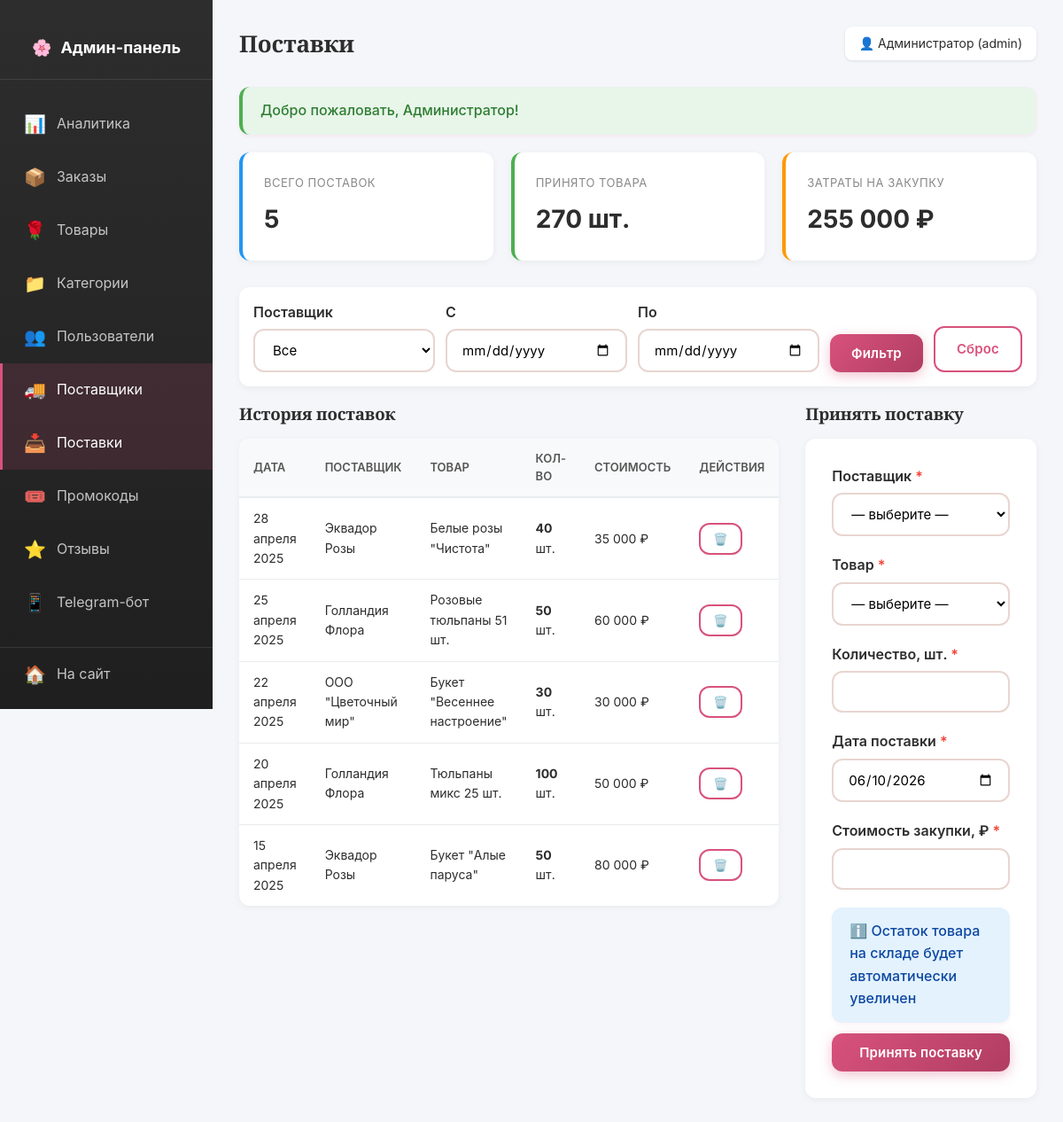
/admin/deliveries.php (signed in), run on the app's committed database.
### tables this page shows
CREATE TABLE `users` (
  `id` INT(11) NOT NULL AUTO_INCREMENT,
  `name` VARCHAR(100) NOT NULL COMMENT 'Имя пользователя',
  `email` VARCHAR(100) NOT NULL UNIQUE COMMENT 'Email (логин)',
  `phone` VARCHAR(20) DEFAULT NULL COMMENT 'Телефон',
  `password_hash` VARCHAR(255) NOT NULL COMMENT 'Хеш пароля',
  `role` ENUM('admin','manager','client') NOT NULL DEFAULT 'client' COMMENT 'Роль пользователя',
  `created_at` TIMESTAMP NOT NULL DEFAULT CURRENT_TIMESTAMP,
  PRIMARY KEY (`id`),
  KEY `idx_email` (`email`),
  KEY `idx_role` (`role`)
);

CREATE TABLE `deliveries` (
  `id` INT(11) NOT NULL AUTO_INCREMENT,
  `supplier_id` INT(11) NOT NULL,
  `product_id` INT(11) NOT NULL,
  `quantity` INT(11) NOT NULL,
  `delivery_date` DATE NOT NULL,
  `cost` DECIMAL(10,2) NOT NULL DEFAULT 0.00 COMMENT 'Закупочная стоимость',
  PRIMARY KEY (`id`),
  KEY `idx_supplier` (`supplier_id`),
  KEY `idx_product` (`product_id`),
  CONSTRAINT `fk_deliveries_supplier` FOREIGN KEY (`supplier_id`) REFERENCES `suppliers` (`id`) ON DELETE CASCADE,
  CONSTRAINT `fk_deliveries_product` FOREIGN KEY (`product_id`) REFERENCES `products` (`id`) ON DELETE CASCADE
);

CREATE TABLE `suppliers` (
  `id` INT(11) NOT NULL AUTO_INCREMENT,
  `name` VARCHAR(200) NOT NULL COMMENT 'Название поставщика',
  `contact_person` VARCHAR(100) DEFAULT NULL COMMENT 'Контактное лицо',
  `phone` VARCHAR(20) DEFAULT NULL,
  `email` VARCHAR(100) DEFAULT NULL,
  `address` VARCHAR(500) DEFAULT NULL,
  PRIMARY KEY (`id`)
);

CREATE TABLE `products` (
  `id` INT(11) NOT NULL AUTO_INCREMENT,
  `category_id` INT(11) NOT NULL,
  `name` VARCHAR(200) NOT NULL COMMENT 'Название товара',
  `description` TEXT DEFAULT NULL COMMENT 'Описание',
  `price` DECIMAL(10,2) NOT NULL DEFAULT 0.00 COMMENT 'Цена',
  `stock_quantity` INT(11) NOT NULL DEFAULT 0 COMMENT 'Остаток на складе',
  `image` VARCHAR(255) DEFAULT NULL COMMENT 'Изображение',
  `composition` TEXT DEFAULT NULL COMMENT 'Состав букета',
  `size` VARCHAR(50) DEFAULT NULL COMMENT 'Размер',
  `is_available` TINYINT(1) NOT NULL DEFAULT 1 COMMENT 'Доступен к заказу',
  `created_at` TIMESTAMP NOT NULL DEFAULT CURRENT_TIMESTAMP,
  PRIMARY KEY (`id`),
  KEY `idx_category` (`category_id`),
  KEY `idx_available` (`is_available`),
  CONSTRAINT `fk_products_category` FOREIGN KEY (`category_id`) REFERENCES `categories` (`id`) ON DELETE CASCADE
);

### includes/functions.php (called while the page is built, shortened)
<?php
function e(string $string): string
{
    return htmlspecialchars($string ?? '', ENT_QUOTES | ENT_HTML5, 'UTF-8');
}
function clean(string $string): string
{
    return trim(strip_tags($string));
}
function isLoggedIn(): bool
{
    return !empty($_SESSION['user_id']);
}
function currentUserId(): ?int
{
    return $_SESSION['user_id'] ?? null;
}
function currentUser(): ?array
{
    static $user = null;
    if ($user === null) {
        $user = db()->fetchOne(
            "SELECT * FROM users WHERE id = ?",
            [currentUserId()]
        );
    }
    return $user;
}
function isAdmin(): bool
{
    $user = currentUser();
    return $user && in_array($user['role'], ['admin', 'manager']);
}
function requireAdmin(): void
{
    if (!isAdmin()) {
        header('Location: /login.php');
        exit;
    }
}
function getFlash(string $type): ?string
{
    if (isset($_SESSION['flash'][$type])) {
        $msg = $_SESSION['flash'][$type];
        return $msg;
    }
    return null;
}
function formatPrice($price): string
{
    return number_format((float)$price, 0, '.', ' ') . ' ₽';
}
function formatDate(string $date, bool $withTime = false): string
{
    $months = [
        '01' => 'января', '02' => 'февраля', '03' => 'марта',
        '04' => 'апреля', '05' => 'мая', '06' => 'июня',
        '07' => 'июля', '08' => 'августа', '09' => 'сентября',
        '10' => 'октября', '11' => 'ноября', '12' => 'декабря'
    ];
    $ts = strtotime($date);
    $result = date('j', $ts) . ' ' . $months[date('m', $ts)] . ' ' . date('Y', $ts);
    return $result;
}

### includes/db.php (called while the page is built, shortened)
<?php
class Database
{
    private static ?Database $instance = null;
    private PDO $pdo;
    private function __construct()
    {
        try {
            $dsn = 'mysql:host=' . DB_HOST . ';dbname=' . DB_NAME . ';charset=' . DB_CHARSET;
            $options = [
                PDO::ATTR_ERRMODE => PDO::ERRMODE_EXCEPTION,
                PDO::ATTR_DEFAULT_FETCH_MODE => PDO::FETCH_ASSOC,
                PDO::ATTR_EMULATE_PREPARES => false,
                PDO::MYSQL_ATTR_INIT_COMMAND => "SET NAMES utf8mb4 COLLATE utf8mb4_unicode_ci"
            ];
            $this->pdo = new PDO($dsn, DB_USER, DB_PASS, $options);
        } catch (PDOException $e) {
            if (DEBUG_MODE) {
                die('Ошибка подключения к БД: ' . $e->getMessage());
            } else {
                die('Ошибка подключения к базе данных. Обратитесь к администратору.');
            }
        }
    }
    public static function getInstance(): Database
    {
        if (self::$instance === null) {
            self::$instance = new self();
        }
        return self::$instance;
    }
    public function query(string $sql, array $params = []): PDOStatement
    {
        try {
            $stmt = $this->pdo->prepare($sql);
            $stmt->execute($params);
            return $stmt;
        } catch (PDOException $e) {
            if (DEBUG_MODE) {
                die('Ошибка SQL: ' . $e->getMessage() . '<br>SQL: ' . $sql);
            } else {
                die('Произошла ошибка при работе с базой данных.');
            }
        }
    }
    public function fetchOne(string $sql, array $params = []): ?array
    {
        $stmt = $this->query($sql, $params);
        $result = $stmt->fetch();
        return $result ?: null;
    }
    public function fetchAll(string $sql, array $params = []): array
    {
        return $this->query($sql, $params)->fetchAll();
    }
}
function db(): Database
{
    return Database::getInstance();
}

### admin/deliveries.php (the view, shortened to what this page needs)
<?php
require_once __DIR__ . '/../includes/db.php';
require_once __DIR__ . '/../includes/functions.php';
$pageTitle = 'Поставки';
$dateFrom = clean($_GET['date_from'] ?? '');
$dateTo = clean($_GET['date_to'] ?? '');
$where = ['1=1'];
$params = [];
$deliveries = db()->fetchAll(
    "SELECT d.*, s.name AS supplier_name, p.name AS product_name
     FROM deliveries d
     LEFT JOIN suppliers s ON d.supplier_id = s.id
     LEFT JOIN products p ON d.product_id = p.id
     WHERE " . implode(' AND ', $where) . "
     ORDER BY d.delivery_date DESC, d.id DESC",
    $params
);
$totalCost = 0;
$totalQuantity = 0;
foreach ($deliveries as $d) {
    $totalCost += $d['cost'];
    $totalQuantity += $d['quantity'];
}
include __DIR__ . '/_header.php';
?>
<div class="stats-grid">
    <div class="stat-card stat-card--blue">
        <div class="stat-card__label">Всего поставок</div>
        <div class="stat-card__value"><?= count($deliveries) ?></div>
    </div>
    <div class="stat-card stat-card--green">
        <div class="stat-card__label">Принято товара</div>
        <div class="stat-card__value"><?= $totalQuantity ?> шт.</div>
    </div>
    <div class="stat-card stat-card--orange">
        <div class="stat-card__label">Затраты на закупку</div>
        <div class="stat-card__value"><?= formatPrice($totalCost) ?></div>
    </div>
</div>
<form method="GET" class="admin-filters">
    <div class="form__group">
        <label class="form__label">Поставщик</label>
        <select name="supplier" class="form__select">
            <option value="">Все</option>
        </select>
    </div>
    <div class="form__group">
        <label class="form__label">С</label>
        <input type="date" name="date_from" class="form__input" value="<?= e($dateFrom) ?>">
    </div>
    <div class="form__group">
        <label class="form__label">По</label>
        <input type="date" name="date_to" class="form__input" value="<?= e($dateTo) ?>">
    </div>
    <button type="submit" class="btn btn--primary">Фильтр</button>
    <a href="?" class="btn btn--outline">Сброс</a>
</form>
<div style="display: grid; grid-template-columns: 2fr 1fr; gap: 30px;">
    <div>
        <h3 class="mb-2">История поставок</h3>
        <table class="admin-table">
            <thead>
                <tr>
                    <th>Дата</th>
                    <th>Поставщик</th>
                    <th>Товар</th>
                    <th>Кол-во</th>
                    <th>Стоимость</th>
                    <th>Действия</th>
                </tr>
            </thead>
            <tbody>
            <?php if (empty($deliveries)): ?>
                <tr><td colspan="6" class="text-center" style="padding: 30px;">Нет поставок</td></tr>
            <?php else: ?>
                <?php foreach ($deliveries as $d): ?>
                    <tr>
                        <td><?= formatDate($d['delivery_date']) ?></td>
                        <td><?= e($d['supplier_name']) ?></td>
                        <td><?= e($d['product_name']) ?></td>
                        <td><strong><?= $d['quantity'] ?></strong> шт.</td>
                        <td><?= formatPrice($d['cost']) ?></td>
                        <td>
                            <form method="POST" style="display: inline;">
                                <button type="submit" class="btn btn--outline btn--small"
                                        data-confirm="Удалить поставку? Остатки будут уменьшены.">🗑️</button>
                            </form>
                        </td>
                    </tr>
                <?php endforeach; ?>
            <?php endif; ?>
            </tbody>
        </table>
    </div>
    <div>
        <h3 class="mb-2">Принять поставку</h3>
        <form method="POST" class="admin-form" data-validate>
            <div class="form__group">
                <label class="form__label form__label--required">Поставщик</label>
                <select name="supplier_id" class="form__select" required>
                    <option value="">— выберите —</option>
                </select>
            </div>
            <div class="form__group">
                <label class="form__label form__label--required">Товар</label>
                <select name="product_id" class="form__select" required>
                    <option value="">— выберите —</option>
                </select>
            </div>
            <div class="form__group">
                <label class="form__label form__label--required">Количество, шт.</label>
                <input type="number" name="quantity" class="form__input" min="1" required>
            </div>
            <div class="form__group">
                <label class="form__label form__label--required">Дата поставки</label>
                <input type="date" name="delivery_date" class="form__input"
                       value="<?= date('Y-m-d') ?>" required>
            </div>
            <div class="form__group">
                <label class="form__label form__label--required">Стоимость закупки, ₽</label>
                <input type="number" name="cost" class="form__input" min="0" step="0.01" required>
            </div>
            <div class="flash flash--info" style="background: #e3f2fd; border-color: #2196f3; color: #0d47a1; margin: 12px 0;">
                ℹ️ Остаток товара на складе будет автоматически увеличен
            </div>
            <button type="submit" class="btn btn--primary btn--block">Принять поставку</button>
        </form>
    </div>
</div>
<?php include __DIR__ . '/_footer.php'; ?>

### admin/_header.php (shortened to what this page needs)
<?php
requireAdmin();
$user = currentUser();
$currentPage = basename($_SERVER['PHP_SELF'], '.php');
?>
<!DOCTYPE html>
<html lang="ru">
<head>
    <link rel="stylesheet" href="/assets/css/style.css">
    <link rel="stylesheet" href="/assets/css/admin.css">
</head>
<body>
<div class="admin-layout">
    <aside class="admin-sidebar">
        <div class="admin-sidebar__logo">
            <a href="/admin/">
                🌸 <span>Админ-панель</span>
            </a>
        </div>
        <ul class="admin-menu">
            <li>
                <a href="/admin/" class="admin-menu__item <?= $currentPage === 'index' ? 'active' : '' ?>">
                    <span class="admin-menu__icon">📊</span>
                    <span>Аналитика</span>
                </a>
            </li>
            <li>
                <a href="/admin/orders.php" class="admin-menu__item <?= $currentPage === 'orders' ? 'active' : '' ?>">
                    <span class="admin-menu__icon">📦</span>
                    <span>Заказы</span>
                </a>
            </li>
            <li>
                <a href="/admin/products.php" class="admin-menu__item <?= in_array($currentPage, ['products', 'product_edit']) ? 'active' : '' ?>">
                    <span class="admin-menu__icon">🌹</span>
                    <span>Товары</span>
                </a>
            </li>
            <li>
                <a href="/admin/categories.php" class="admin-menu__item <?= $currentPage === 'categories' ? 'active' : '' ?>">
                    <span class="admin-menu__icon">📁</span>
                    <span>Категории</span>
                </a>
            </li>
            <li>
                <a href="/admin/users.php" class="admin-menu__item <?= $currentPage === 'users' ? 'active' : '' ?>">
                    <span class="admin-menu__icon">👥</span>
                    <span>Пользователи</span>
                </a>
            </li>
            <li>
                <a href="/admin/suppliers.php" class="admin-menu__item <?= in_array($currentPage, ['suppliers', 'deliveries']) ? 'active' : '' ?>">
                    <span class="admin-menu__icon">🚚</span>
                    <span>Поставщики</span>
                </a>
            </li>
            <li>
                <a href="/admin/deliveries.php" class="admin-menu__item <?= $currentPage === 'deliveries' ? 'active' : '' ?>">
                    <span class="admin-menu__icon">📥</span>
                    <span>Поставки</span>
                </a>
            </li>
            <li>
                <a href="/admin/promocodes.php" class="admin-menu__item <?= $currentPage === 'promocodes' ? 'active' : '' ?>">
                    <span class="admin-menu__icon">🎟️</span>
                    <span>Промокоды</span>
                </a>
            </li>
            <li>
                <a href="/admin/reviews.php" class="admin-menu__item <?= $currentPage === 'reviews' ? 'active' : '' ?>">
                    <span class="admin-menu__icon">⭐</span>
                    <span>Отзывы</span>
                </a>
            </li>
            <li>
                <a href="/admin/telegram.php" class="admin-menu__item <?= $currentPage === 'telegram' ? 'active' : '' ?>">
                    <span class="admin-menu__icon">📱</span>
                    <span>Telegram-бот</span>
                </a>
            </li>
            <li style="border-top: 1px solid rgba(255,255,255,0.1); margin-top: 20px;">
                <a href="/" class="admin-menu__item">
                    <span class="admin-menu__icon">🏠</span>
                    <span>На сайт</span>
                </a>
            </li>
            <li>
                <a href="/logout.php" class="admin-menu__item">
                </a>
            </li>
        </ul>
    </aside>
    <main class="admin-content">
        <div class="admin-header">
            <h1 class="admin-header__title"><?= isset($pageTitle) ? e($pageTitle) : 'Админ-панель' ?></h1>
            <div class="admin-header__user">
                👤 <?= e($user['name']) ?> (<?= e($user['role']) ?>)
            </div>
        </div>
        <?php if ($flash = getFlash('success')): ?>
            <div class="flash flash--success"><?= e($flash) ?></div>
        <?php endif; ?>

### data on the page
users: name "Администратор", role "admin"
deliveries: delivery_date "28 апреля 2025", supplier.name "Эквадор Розы", product.name "Белые розы \"Чистота\"", quantity "40", cost "35 000 ₽"
deliveries: delivery_date "25 апреля 2025", supplier.name "Голландия Флора", product.name "Розовые тюльпаны 51 шт.", quantity "50", cost "60 000 ₽"
deliveries: delivery_date "22 апреля 2025", supplier.name "ООО \"Цветочный мир\"", product.name "Букет \"Весеннее настроение\"", quantity "30", cost "30 000 ₽"
deliveries: delivery_date "20 апреля 2025", supplier.name "Голландия Флора", product.name "Тюльпаны микс 25 шт.", quantity "100", cost "50 000 ₽"
deliveries: delivery_date "15 апреля 2025", supplier.name "Эквадор Розы", product.name "Букет \"Алые паруса\"", quantity "50", cost "80 000 ₽"

### other printed values
$pageTitle "Поставки"
$flash "Добро пожаловать, Администратор!"
count($deliveries) "5"
$totalQuantity "270"
formatPrice($totalCost) "255 000 ₽"
